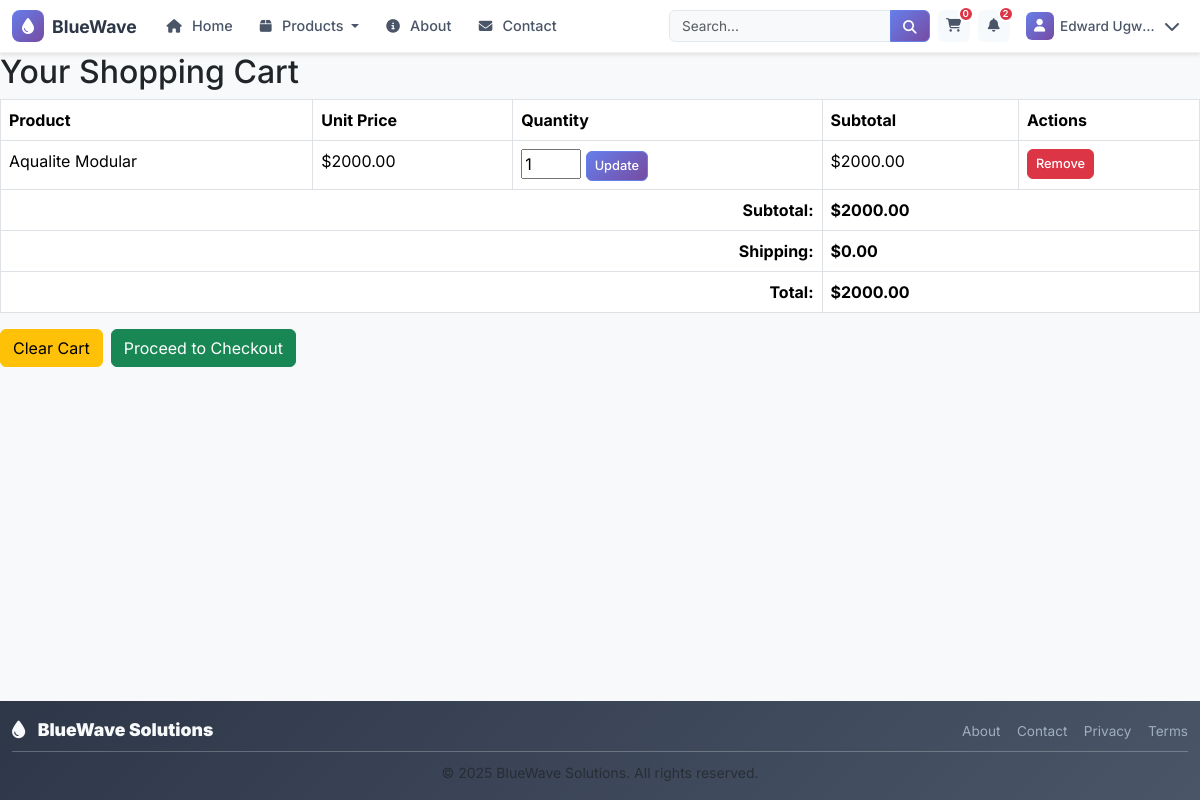
The page /cart/ (signed in) on the database as committed earlier.
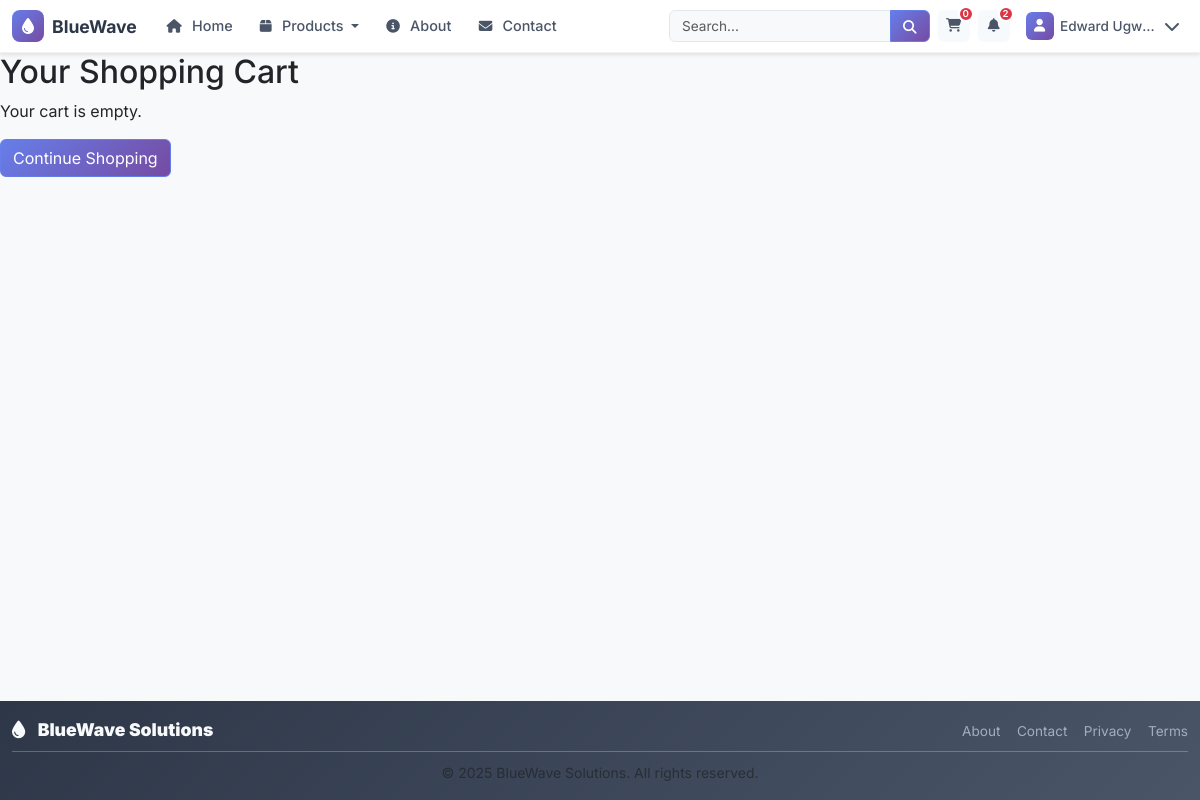
The same page on the database as committed later.
### cart/models.py (models this page shows, shortened)
class CartItem(models.Model):
    cart = models.ForeignKey(Cart, on_delete=models.CASCADE, related_name="items")
    product = models.ForeignKey(Product, on_delete=models.PROTECT)
    quantity = models.PositiveIntegerField(default=1)
    unit_price = models.DecimalField(max_digits=12, decimal_places=2, default=Decimal("0.00"))
    line_total = models.DecimalField(max_digits=12, decimal_places=2, default=Decimal("0.00"))
    added_at = models.DateTimeField(auto_now_add=True)
    updated_at = models.DateTimeField(auto_now=True)
    metadata = models.JSONField(blank=True, null=True, help_text="Optional per-item metadata (config, options)")
    class Meta:
        ordering = ("-updated_at",)
        unique_together = ("cart", "product")
        indexes = [
            models.Index(fields=["cart", "product"]),
        ]

### products/models.py (models this page shows, shortened)
class Product(models.Model):
    PRODUCT_TYPES = [
        ('desalination_unit', 'Desalination Unit'),
        ('accessory', 'Accessory'),
        ('replacement_part', 'Replacement Part'),
    ]
    name = models.CharField(max_length=200)
    description = models.TextField()
    product_category = models.ForeignKey(ProductCategory, on_delete=models.CASCADE, related_name='products')
    price = models.DecimalField(max_digits=10, decimal_places=2)
    product_type = models.CharField(max_length=20, choices=PRODUCT_TYPES, default='desalination_unit')
    capacity_gallons_per_day = models.IntegerField(null=True, blank=True, help_text="Water production capacity per day")
    power_consumption_watts = models.IntegerField(null=True, blank=True, help_text="Power consumption in watts")
    dimensions = models.CharField(max_length=100, blank=True, help_text="L x W x H in inches")
    weight_pounds = models.DecimalField(max_digits=6, decimal_places=2, null=True, blank=True)
    co2_savings_per_year = models.DecimalField(max_digits=8, decimal_places=2, null=True, blank=True, help_text="CO2 savings in kg per year")
    energy_source = models.CharField(max_length=50, default="Solar", help_text="Primary energy source")
    stock_quantity = models.IntegerField(default=0)
    is_active = models.BooleanField(default=True)
    is_featured = models.BooleanField(default=False)
    image = models.ImageField(upload_to='products/', null=True, blank=True)
    created_at = models.DateTimeField(auto_now_add=True)
    updated_at = models.DateTimeField(auto_now=True)
    class Meta:
        ordering = ['-created_at']

### cart/views.py (the view)
# urls.py: path('', views.cart_detail, name='cart_detail'),
@login_required
def cart_detail(request):
    try:
        cart = Cart.objects.get(user=request.user)
        cart_items = cart.items.select_related('product').all()
    except Cart.DoesNotExist:
        cart = None
        cart_items = []
    subtotal = sum(item.line_total for item in cart_items)
    shipping = 0 if subtotal > 500 else 25  # Free shipping over $500
    total = subtotal + shipping
    context = {
        'cart': cart,
        'cart_items': cart_items,
        'subtotal': subtotal,
        'shipping': shipping,
        'total': total,
        'page_title': 'Shopping Cart'
    }
    return render(request, 'cart/cart_detail.html', context)

### templates/cart/cart_detail.html (shortened to what this page needs)
{% extends "base.html" %}
{% block content %}
<h2>Your Shopping Cart</h2>
{% if cart_items %}
<table class="table table-bordered">
  <thead>
    <tr>
      <th>Product</th>
      <th>Unit Price</th>
      <th>Quantity</th>
      <th>Subtotal</th>
      <th>Actions</th>
    </tr>
  </thead>
  <tbody>
    {% for item in cart_items %}
    <tr>
      <td>{{ item.product.name }}</td>
      <td>${{ item.unit_price|floatformat:2 }}</td>
      <td>
        <form method="post" action="{% url 'cart:update_cart_item' item.id %}">
          <input
            type="number"
            name="quantity"
            value="{{ item.quantity }}"
            min="1"
            style="width: 60px"
          />
          <button type="submit" class="btn btn-sm btn-primary">Update</button>
        </form>
      </td>
      <td>${{ item.line_total|floatformat:2 }}</td>
      <td>
        <form method="post" action="{% url 'cart:remove_from_cart' item.id %}">
          <button type="submit" class="btn btn-sm btn-danger">Remove</button>
        </form>
      </td>
    </tr>
    {% endfor %}
    <tr>
      <td colspan="3" class="text-end"><strong>Subtotal:</strong></td>
      <td colspan="2"><strong>${{ subtotal|floatformat:2 }}</strong></td>
    </tr>
    <tr>
      <td colspan="3" class="text-end"><strong>Shipping:</strong></td>
      <td colspan="2"><strong>${{ shipping|floatformat:2 }}</strong></td>
    </tr>
    <tr>
      <td colspan="3" class="text-end"><strong>Total:</strong></td>
      <td colspan="2"><strong>${{ total|floatformat:2 }}</strong></td>
    </tr>
  </tbody>
</table>
<div class="d-flex gap-2">
  <form method="post" action="{% url 'cart:clear_cart' %}">
    <button type="submit" class="btn btn-warning">Clear Cart</button>
  </form>
  <a href="{% url 'cart:checkout' %}" class="btn btn-success"
    >Proceed to Checkout</a
  >
</div>
{% else %}
<p>Your cart is empty.</p>
<a href="{% url 'products:product_list' %}" class="btn btn-primary"
  >Continue Shopping</a
>
{% endif %}
{% endblock %}

Rows that differ between the two databases and show on the page:
removed CartItem: product.name "Aqualite Modular", unit_price "2000.00", quantity "1", line_total "2000.00"
Other text that changed with them:
{{ subtotal|floatformat:2 }}: "2000.00" → (not shown)
{{ shipping|floatformat:2 }}: "0.00" → (not shown)
{{ total|floatformat:2 }}: "2000.00" → (not shown)
text no longer shown: "Product Unit Price Quantity Subtotal Actions Subtotal: $ Shipping: $ Total: $ Clear Cart Proceed to Checkout"
text now shown: "Your cart is empty. Continue Shopping"
